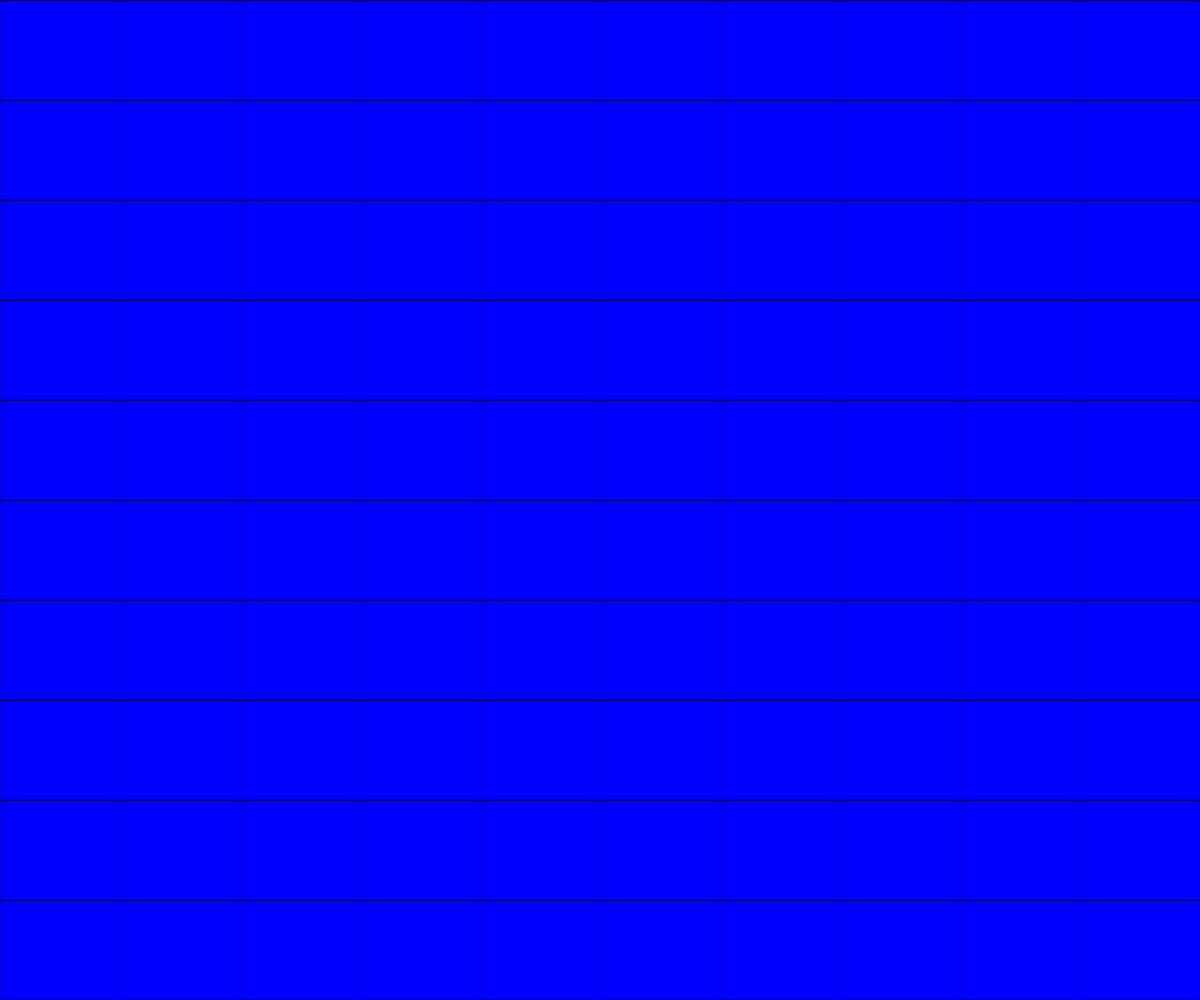
Frame 1 (no input)
Frame 60 (no input): identical to frame 1, image omitted
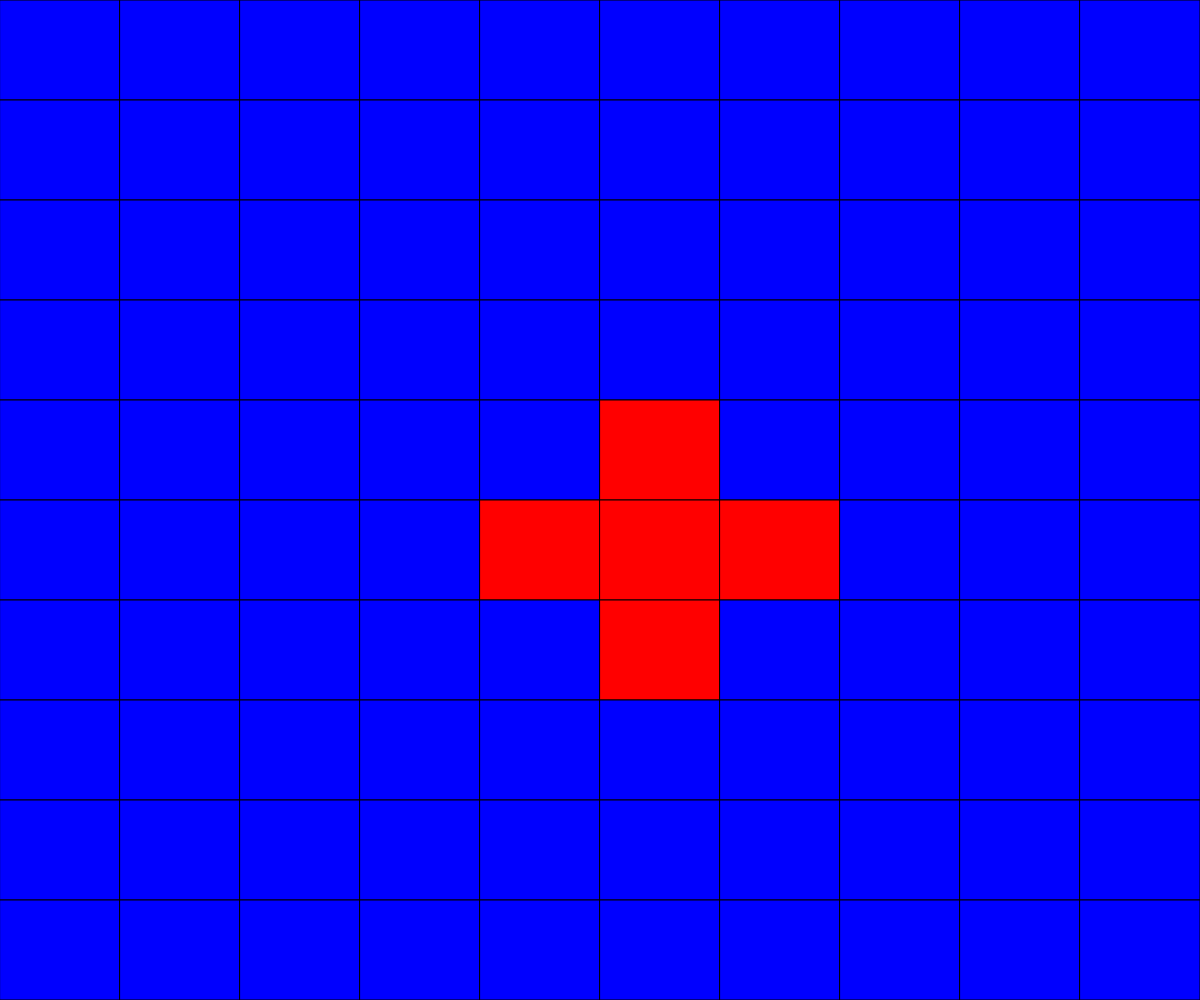
Frame 120 (the mouse pressed at the canvas centre since frame 60)

The p5.js sketch that drew these frames (run headless with seeded random() and noise() and a simulated clock; from frame 60 on, the mouse is pressed at the canvas centre):

// p5.js sketch
// ── sketch.js
// Grid Neighbours

let grid = createEmptyGrid(10, 10);
let rows, cols, cellWidth, cellHeight;

function setup() {
  createCanvas(windowWidth, windowHeight);
  rows = grid.length;
  cols = grid[0].length;
  cellWidth = width/cols;
  cellHeight = height/rows;
}

function draw() {
  background(220);
  displayGrid();
}

function mousePressed() {
  let x = Math.floor(mouseX / cellWidth);
  let y = Math.floor(mouseY / cellHeight);

  toggleCell(x, y);   //self
  toggleCell(x, y-1); //north
  toggleCell(x, y+1); //south
  toggleCell(x+1, y); //east
  toggleCell(x-1, y); //west
}

function toggleCell(x, y) {
  //check that the coordinates are in the array
  if (x >= 0 && x < cols && y >= 0 && y < rows) {
    if (grid[y][x] === 1) {
      grid[y][x] = 0;
    }
    else if (grid[y][x] === 0) {
      grid[y][x] = 1;
    }
  }
}


function displayGrid() {
  for (let y=0; y<rows; y++) {
    for (let x=0; x<cols; x++) {
      if (grid[y][x] === 0) {
        fill("blue");
      }
      if (grid[y][x] === 1) {
        fill("red");
      }
      rect(x*cellWidth, y*cellHeight, cellWidth, cellHeight);
    }
  }
}

function createEmptyGrid(cols, rows) {
  let empty = [];
  for (let y=0; y<rows; y++) {
    empty.push([]);
    for (let x=0; x<cols; x++) {
      empty[y].push(0);
    }
  }
  return empty;
}
